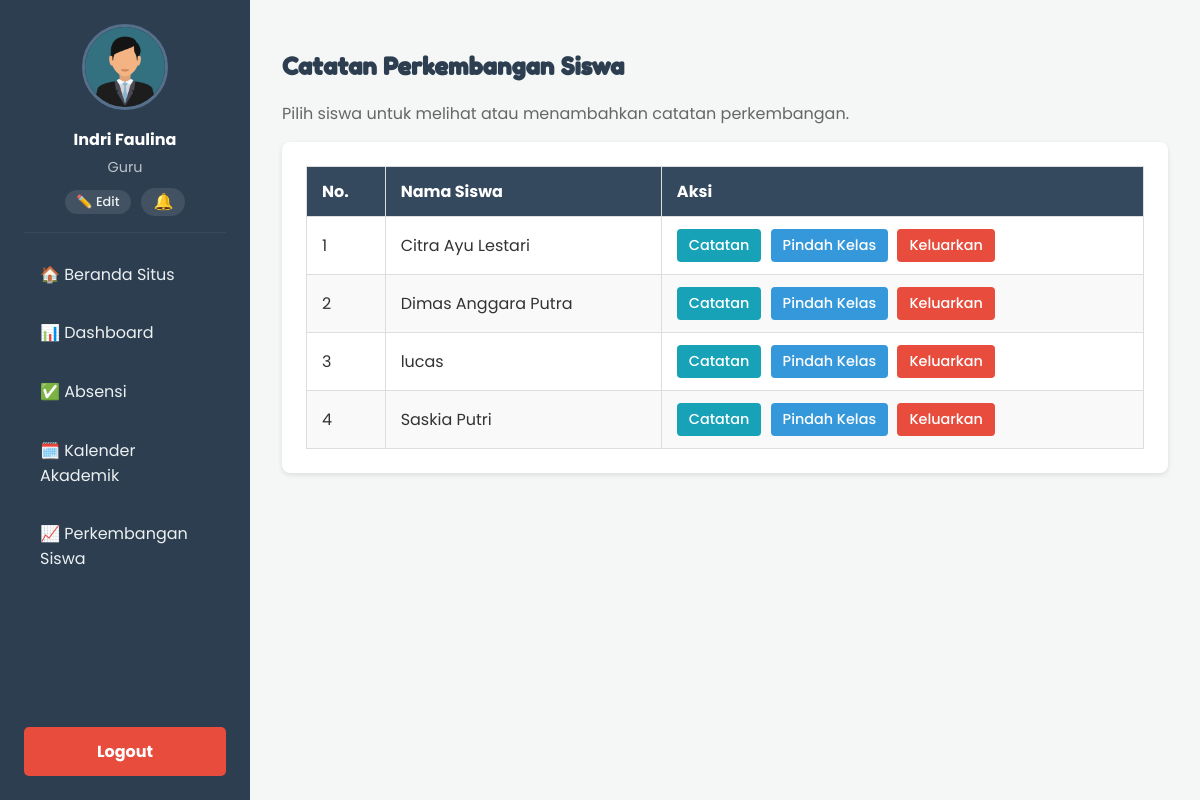
The app's page /guru/perkembangan_siswa.php (signed in) with its own data.
### tables this page shows
CREATE TABLE `calon_siswa` (
  `id` int(11) NOT NULL,
  `nama_lengkap` varchar(100) NOT NULL,
  `nama_panggilan` varchar(50) DEFAULT NULL,
  `tempat_lahir` varchar(50) NOT NULL,
  `tanggal_lahir` date NOT NULL,
  `jenis_kelamin` enum('Laki-laki','Perempuan') NOT NULL,
  `nama_orang_tua` varchar(100) NOT NULL,
  `nomor_telepon` varchar(15) NOT NULL,
  `alamat` text NOT NULL,
  `status_pendaftaran` enum('pending','diterima','ditolak') NOT NULL DEFAULT 'pending',
  `id_kelas` int(11) DEFAULT NULL,
  `tanggal_pendaftaran` timestamp NOT NULL DEFAULT current_timestamp()
);

### guru/perkembangan_siswa.php (the view, shortened to what this page needs)
<?php
include 'template_header.php';
require_once '../config.php';
$id_guru = $_SESSION['guru_id'];
$query_kelas = $conn->prepare("SELECT id_kelas FROM guru WHERE id_guru = ?");
$query_kelas->bind_param("i", $id_guru);
$query_kelas->execute();
$result_kelas = $query_kelas->get_result();
$data_kelas = $result_kelas->fetch_assoc();
$id_kelas = $data_kelas['id_kelas'];
?>
<div class="admin-content-header">
    <h2>Catatan Perkembangan Siswa</h2>
    <p>Pilih siswa untuk melihat atau menambahkan catatan perkembangan.</p>
</div>
<div class="admin-content-body">
    <div class="table-container">
        <table class="table-data">
            <thead>
                <tr>
                    <th>No.</th>
                    <th>Nama Siswa</th>
                    <th>Aksi</th>
                </tr>
            </thead>
            <tbody>
    <?php
    $stmt_siswa = $conn->prepare("SELECT id, nama_lengkap FROM calon_siswa WHERE id_kelas = ? ORDER BY nama_lengkap ASC");
    $stmt_siswa->bind_param("i", $id_kelas);
    $stmt_siswa->execute();
    $result_siswa = $stmt_siswa->get_result();
    if ($result_siswa->num_rows > 0) {
        $no = 1;
        while($siswa = $result_siswa->fetch_assoc()) {
    ?>
            <tr>
                <td><?php echo $no++; ?></td>
                <td><?php echo htmlspecialchars($siswa['nama_lengkap']); ?></td>
                <td>
                    <a href="detail_perkembangan.php?id=<?php echo $siswa['id']; ?>" class="btn-aksi btn-info">Catatan</a>
                    <a href="edit_siswa.php?id=<?php echo $siswa['id']; ?>" class="btn-aksi btn-detail">Pindah Kelas</a>
                    <a href="hapus_siswa_dari_kelas.php?id=<?php echo $siswa['id']; ?>" class="btn-aksi btn-hapus" onclick="return confirm('Anda yakin ingin mengeluarkan siswa ini dari kelas?');">Keluarkan</a>
                </td>
            </tr>
    <?php
        }
    } else {
        echo "<tr><td colspan='3' style='text-align:center;'>Belum ada siswa di kelas ini.</td></tr>";
    }
    ?>
</tbody>
        </table>
    </div>
</div>
<?php
include 'template_footer.php';
?>

### css/admin.css (style rules this page uses)
body { font-family: 'Poppins', sans-serif; margin: 0; background-color: #f4f7f6; color: #333; }
.admin-content-header h2 { font-family: 'Fredoka One', cursive; text-align: left; color: #2c3e50; }
.admin-content-header p { color: #666; margin-top: 0; }
.table-container { background-color: #fff; padding: 1.5rem; border-radius: 8px; box-shadow: 0 2px 5px rgba(0, 0, 0, .1); overflow-x: auto; }
.table-data { width: 100%; border-collapse: collapse; }
.table-data td, .table-data th { padding: 12px 15px; border: 1px solid #ddd; text-align: left; vertical-align: middle; }
.table-data thead { background-color: #34495e; color: #fff; }
.table-data tbody tr:nth-child(even) { background-color: #f9f9f9; }
.btn-aksi { display:inline-block;padding:6px 12px;margin-right:5px;border-radius:4px;color:#fff;text-decoration:none;font-size:.9rem;text-align:center;border:none;cursor:pointer;font-weight:500 }
.btn-detail { background-color:#3498db }
.btn-hapus { background-color:#e74c3c }
.btn-info { background-color:#17a2b8 }

### records on screen
calon_siswa: nama_lengkap "Citra Ayu Lestari"
calon_siswa: nama_lengkap "Dimas Anggara Putra"
calon_siswa: nama_lengkap "lucas"
calon_siswa: nama_lengkap "Saskia Putri"

### other values on screen
$_SESSION['guru_nama'] "Indri Faulina"
